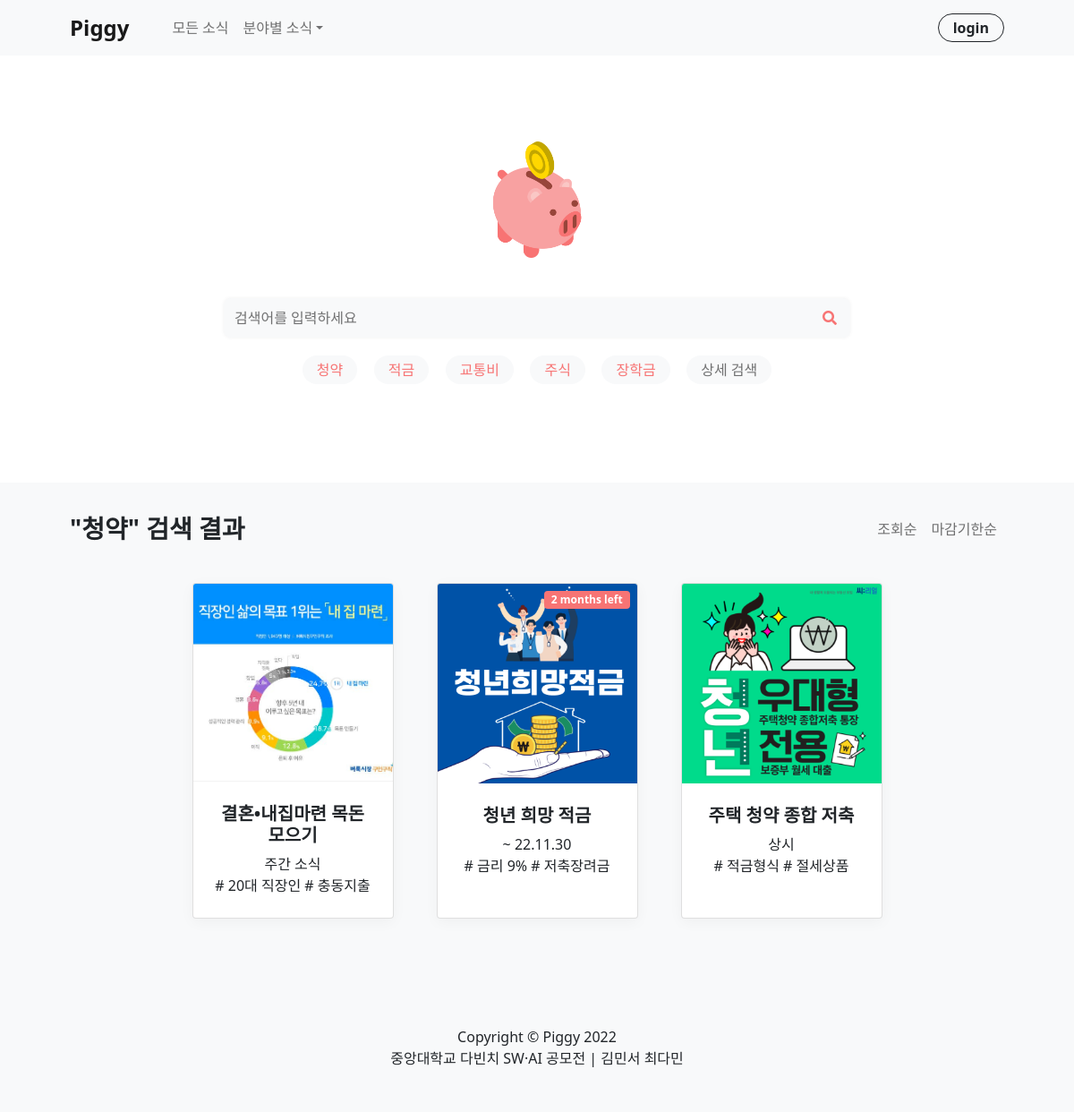
The page /tag-search-list/1 on the database its author committed.
### posts/models.py (models this page shows, shortened)
class Tag(models.Model):
    keyword = models.CharField(max_length=10)

class Post(models.Model):
    TargetChoices = (
        ("청년", "청년"),
        ("미성년자", "미성년자"),
        ("대학생", "대학생"),
        ("직장인", "직장인"),
        ("군인", "군인"),
        ("기혼", "기혼"),
        ("무주택자", "무주택자"),
        ("장애인", "장애인"),
        ("국가유공자", "국가유공자")
    )
    CategoryChoices = (
        ("지원 정책", "지원 정책"),
        ("금융 상품", "금융 상품"),
        ("주간 소식", "주간 소식")
    )
    IncomeChoices = (
        ('무소득', '무소득'),
        ('1~100만원', '1~100만원'),
        ('101~200만원', '101~200만원'),
        ('201~300만원', '201~300만원'),
        ('301만원~400만원', '301만원~400만원'),
        ('401만원초과', '401만원초과')
    )
    title = models.CharField(max_length=30)
    end_date = models.DateField(blank=True, null=True)
    subhead = models.CharField(max_length=20)
    photo = models.ImageField(blank=True, null=True, upload_to='post_photo')
    body = models.TextField()
    min_age = models.PositiveIntegerField(blank=True, null=True)
    max_age = models.PositiveIntegerField(blank=True, null=True)
    category = models.CharField(max_length=20, choices=CategoryChoices, default="지원 정책")
    loc1 = models.CharField(max_length=10, blank=True, null=True) # (일단 입력하는 방식으로 대체) 서울시, 경기도, 인천시, 강원도, 충청북도, 충청남도, 전라북도, 전라남도, 경상북도, 경상남도, 부산시, 대구시, 울산시, 제주도
    loc2 = models.CharField(max_length=10, blank=True, null=True) # 강남구, 강동구 ...
    target = MultiSelectField(max_length=60, choices=TargetChoices, default="청년", blank=True, null=True)
    income = MultiSelectField(max_length=60, choices=IncomeChoices, default="무소득", blank=True, null=True)
    count = models.PositiveBigIntegerField(default=0) # 조회수

### posts/views.py (the view)
# urls.py: path('tag-search-list/<int:tag_id>', views.tag_search_list, name='tag-search-list'),
def tag_search_list(request, tag_id):
    tag_detail = get_object_or_404(Tag, pk=tag_id)
    kw_tag = tag_detail.keyword
    print(kw_tag)
    tag_search_posts = Post.objects.filter().order_by('-count')
    tag_search_posts = tag_search_posts.filter(
                Q(title__icontains=kw_tag) |
                Q(body__icontains=kw_tag)  |
                Q(subhead__icontains=kw_tag)
        ).distinct()
    kw_tags = Tag.objects.all()
    return render(request, 'tag_search_list.html', {'kw_tag':kw_tag,'tag_search_posts':tag_search_posts, 'kw_tags':kw_tags})

### posts/templates/tag_search_list.html (shortened to what this page needs)
{% extends "base.html" %}
{% block contents %}
<header class="py-5">
    <div class="container px-4 px-lg-5 my-5">
        <div class="text-center">
            <img class="main-img" src="../static/assets/piggy-bank.png" width="130px">
            <div class="search">
                <form id="searchForm" method="GET" action="{% url 'search-list' %}">
                <div class="search-box">
                    <input class="search-txt" type="text" id="search_kw" placeholder="검색어를 입력하세요">
                    <i class="fas fa-search" id="btn_search"></i>
                </form>
            </div>
                <div class="search-tag">
                    {% for tag in kw_tags %}
                        <a class="tag" href="{% url 'tag-search-list' tag.id %}">{{ tag.keyword }}</a>
                    {% endfor %}
                    <a class="tag font-gray" href="{% url 'search-list' %}">상세 검색</a>
                </div>
            </div>
        </div>
</header>
<section class="py-4 bg-light">
    <div class="navbar navbar-expand-lg navbar-light">
        <div class="container px-4 px-lg-5">
            <h3 class="fw-bolder">"{{ kw_tag }}" 검색 결과</h3>
            <ul class="navbar-nav mb-2 ms-lg-4">
                <li class="nav-item"><a class="nav-link" href="#!">조회순</a></li>
                <li class="nav-item"><a class="nav-link" href="#!">마감기한순</a></li>
            </ul>
        </div>
    </div>
    <div class="container px-4 px-lg-5 mt-4">
        <div class="row gx-4 gx-lg-5 row-cols-2 row-cols-md-3 row-cols-xl-4 justify-content-center">
        {% if tag_search_posts %}
                {% for post in tag_search_posts %}
                    <div class="col mb-5 none-a">
                        <a class="card h-100" href="{% url 'post-detail' post.id %}">
                            {% if post.end_date %}
                                <div class="badge bg-pink text-white position-absolute" style="top: 0.5rem; right: 0.5rem">{{ post.end_date|timeuntil }} left</div>
                            {% endif %}
                            <img class="card-img-top" src="{{ post.photo.url }}" alt="..." />
                            <div class="card-body p-4">
                                <div class="text-center">
                                    <h5 class="fw-bolder">{{ post.title }}</h5>
                                    {% if post.end_date %}
                                        ~ {{ post.end_date|date:"y.m.d" }} </br>
                                    {% elif post.category == '주간 소식' %}
                                        주간 소식 </br>
                                    {% else %}
                                        상시 </br>
                                    {% endif %}
                                    {{ post.subhead }}
                                </div>
                            </div>
                        </a>
                    </div>
                {% endfor %}
            {% else %}
                검색 결과가 없습니다.
        {% endif %}
        </div>
    </div>
</section>
{% endblock %}

### posts/static/css/main.css (style rules this page uses)
input::placeholder { color:rgba(0, 0, 0, 0.55); }
.search { margin: 25px 0 0 0; }
.search-box { position: relative; text-align: center; width: 700px; margin: 0 auto; }
.search-txt { width: 100%; background: #F8F9FA; border-radius: 8px; box-shadow: rgb(0 0 0 / 6%) 0px 0px 4px 0px; border: 0; margin: 20px 0; padding: 10px 12px; }
.fa-search { color: #f77474; position: absolute; right: 15px; top: 33.5px; margin: 0; cursor: pointer; }
.tag { margin-bottom: 0.875rem; background: #F8F9FA; padding-left: 1rem; padding-right: 1rem; height: 2rem; border-radius: 1rem; display: inline-flex; -webkit-box-align: center; align-items: center; margin-right: 0.45rem; margin-left: 0.45rem; color: #f77474; text-decoration: none; font-weight: 500; font-size: 1rem; border: none; }
.font-gray { color: rgba(0, 0, 0, 0.55); }
.card { box-shadow: rgb(0 0 0 / 4%) 0px 4px 16px 0px; transition: all 0.125s ease-in 0s; }
.none-a a { color: #212529; text-decoration: none; }
.main-img { display: inline-block; }

### rows shown on the page
Tag: keyword "청약"
Tag: keyword "적금"
Tag: keyword "교통비"
Tag: keyword "주식"
Tag: keyword "장학금"
Post: photo (picture), title "결혼•내집마련 목돈 모으기", category "주간 소식", subhead "# 20대 직장인 # 충동지출"
Post: end_date "2 months", photo (picture), title "청년 희망 적금", end_date "22.11.30", subhead "# 금리 9% # 저축장려금"
Post: photo (picture), title "주택 청약 종합 저축", category "상시", subhead "# 적금형식 # 절세상품"
